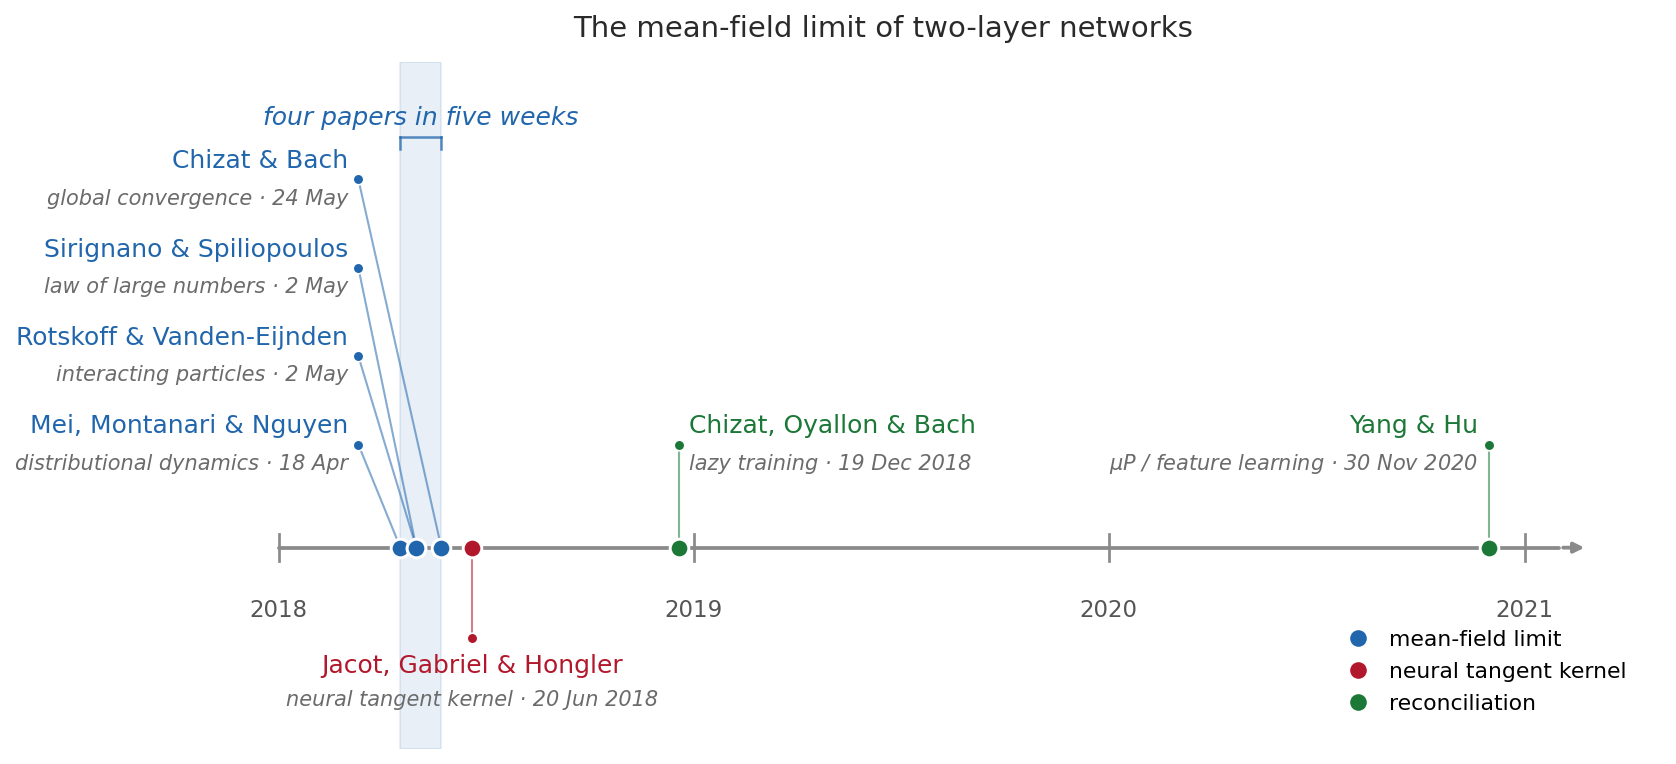

Reproduce this figure in Python.
"""
Timeline of the mean-field limit of two-layer neural networks.

Seven arXiv v1 submissions, spring 2018 to late 2020. The visual point is the
burst at the start: four mean-field papers (blue) landed in a five-week window
in April-May 2018, describing the same object -- the gradient flow of the
network's empirical measure of neurons -- from four angles. Weeks later the
neural tangent kernel (red) offered a rival large-width description, and the
tension between the two was reconciled over the next two years by lazy training
and the muP / feature-learning framework (green).

The four concurrent papers are drawn as a stacked callout in the upper left,
with thin converging leader lines running down to their (nearly coincident)
markers on the time axis; a shaded stripe marks the five-week window. The later,
sparse events sit directly on the axis with short stems.

Output: assets/mean-field-dynamics/timeline.png
"""
import datetime
import matplotlib.pyplot as plt
from matplotlib.lines import Line2D


def dnum(y, m, d):
    """Date -> matplotlib-friendly ordinal day number (1 unit = 1 day)."""
    return datetime.date(y, m, d).toordinal()


# --- palette -------------------------------------------------------------
BLUE  = "#2166ac"   # A: the mean-field limit
RED   = "#b2182b"   # B: the neural tangent kernel (the rival description)
GREEN = "#1b7837"   # C: the reconciliation
MUTED = "#6b6b6b"
AXIS  = "#8a8a8a"

GROUP_COLOR = {"A": BLUE, "B": RED, "C": GREEN}

# --- the seven papers: (date, surnames, descriptor, group, date label) ---
papers = [
    (dnum(2018,  4, 18), "Mei, Montanari & Nguyen",   "distributional dynamics",   "A", "18 Apr"),
    (dnum(2018,  5,  2), "Rotskoff & Vanden-Eijnden", "interacting particles",     "A", "2 May"),
    (dnum(2018,  5,  2), "Sirignano & Spiliopoulos",  "law of large numbers",      "A", "2 May"),
    (dnum(2018,  5, 24), "Chizat & Bach",             "global convergence",        "A", "24 May"),
    (dnum(2018,  6, 20), "Jacot, Gabriel & Hongler",  "neural tangent kernel",     "B", "20 Jun 2018"),
    (dnum(2018, 12, 19), "Chizat, Oyallon & Bach",    "lazy training",             "C", "19 Dec 2018"),
    (dnum(2020, 11, 30), "Yang & Hu",                 r"$\mu$P / feature learning", "C", "30 Nov 2020"),
]

fig, ax = plt.subplots(figsize=(11.5, 5.2))

# --- the time axis -------------------------------------------------------
x_start, x_end = dnum(2018, 1, 1), dnum(2021, 1, 31)
ax.plot([x_start, x_end], [0, 0], color=AXIS, lw=1.8, zorder=1,
        solid_capstyle="round")
ax.annotate("", xy=(x_end + 26, 0), xytext=(x_end, 0),
            arrowprops=dict(arrowstyle="-|>", color=AXIS, lw=1.8))

# year ticks
for yr in range(2018, 2022):
    xt = dnum(yr, 1, 1)
    ax.plot([xt, xt], [-0.14, 0.14], color=AXIS, lw=1.3, zorder=2)
    ax.text(xt, -0.52, str(yr), ha="center", va="top", fontsize=11,
            color="#555555")

# --- the five-week window (Group A) --------------------------------------
band_lo, band_hi = dnum(2018, 4, 18), dnum(2018, 5, 24)
ax.axvspan(band_lo, band_hi, color=BLUE, alpha=0.10, zorder=0)

# a slim bracket over the window, captioned
y_br = 4.18
ax.plot([band_lo, band_hi], [y_br, y_br], color=BLUE, lw=1.2, alpha=0.75, zorder=3)
ax.plot([band_lo, band_lo], [y_br - 0.12, y_br], color=BLUE, lw=1.2, alpha=0.75, zorder=3)
ax.plot([band_hi, band_hi], [y_br - 0.12, y_br], color=BLUE, lw=1.2, alpha=0.75, zorder=3)
ax.text((band_lo + band_hi) / 2, y_br + 0.08, "four papers in five weeks",
        ha="center", va="bottom", fontsize=12, color=BLUE, style="italic")

# --- Group A: stacked callout in the upper left, converging leaders -------
x_dot_A = dnum(2018, 3, 12)          # column where the four callout dots sit
A_levels = [1.05, 1.95, 2.85, 3.75]  # earliest lowest -> latest highest (no crossings)
pad = 9                              # text gap from the dot, in days

for (xm, auth, desc, grp, ds), lvl in zip(papers[:4], A_levels):
    ax.plot([xm, x_dot_A], [0, lvl], color=BLUE, lw=1.0, alpha=0.55, zorder=2,
            solid_capstyle="round")
    ax.scatter([x_dot_A], [lvl], s=26, color=BLUE, zorder=5,
               edgecolor="white", linewidth=0.8)
    ax.text(x_dot_A - pad, lvl + 0.19, auth, ha="right", va="center",
            fontsize=12, color=BLUE)
    ax.text(x_dot_A - pad, lvl - 0.19, f"{desc} · {ds}", ha="right",
            va="center", fontsize=10, color=MUTED, style="italic")

# --- Group B: below the axis (the rival description, opposite side) -------
xB = papers[4][0]
ax.plot([xB, xB], [0, -0.92], color=RED, lw=1.0, alpha=0.55, zorder=2)
ax.scatter([xB], [-0.92], s=26, color=RED, zorder=5,
           edgecolor="white", linewidth=0.8)
ax.text(xB, -1.08, papers[4][1], ha="center", va="top", fontsize=12, color=RED)
ax.text(xB, -1.44, f"{papers[4][2]} · {papers[4][4]}", ha="center",
        va="top", fontsize=10, color=MUTED, style="italic")

# --- Group C: above the axis, short stems --------------------------------
lvl_C = 1.05
# C1 (lazy training): text extends right
xC1, aC1, dC1, _, sC1 = papers[5]
ax.plot([xC1, xC1], [0, lvl_C], color=GREEN, lw=1.0, alpha=0.55, zorder=2)
ax.scatter([xC1], [lvl_C], s=26, color=GREEN, zorder=5,
           edgecolor="white", linewidth=0.8)
ax.text(xC1 + pad, lvl_C + 0.19, aC1, ha="left", va="center",
        fontsize=12, color=GREEN)
ax.text(xC1 + pad, lvl_C - 0.19, f"{dC1} · {sC1}", ha="left",
        va="center", fontsize=10, color=MUTED, style="italic")

# C2 (muP / feature learning): near the right edge, text extends left
xC2, aC2, dC2, _, sC2 = papers[6]
ax.plot([xC2, xC2], [0, lvl_C], color=GREEN, lw=1.0, alpha=0.55, zorder=2)
ax.scatter([xC2], [lvl_C], s=26, color=GREEN, zorder=5,
           edgecolor="white", linewidth=0.8)
ax.text(xC2 - pad, lvl_C + 0.19, aC2, ha="right", va="center",
        fontsize=12, color=GREEN)
ax.text(xC2 - pad, lvl_C - 0.19, f"{dC2} · {sC2}", ha="right",
        va="center", fontsize=10, color=MUTED, style="italic")

# --- markers on the axis (drawn last, on top) ----------------------------
for xm, auth, desc, grp, ds in papers:
    ax.scatter([xm], [0], s=80, color=GROUP_COLOR[grp], zorder=6,
               edgecolor="white", linewidth=1.4)

# --- small colour key ----------------------------------------------------
handles = [
    Line2D([0], [0], marker="o", linestyle="none", markerfacecolor=BLUE,
           markeredgecolor="white", markersize=9, label="mean-field limit"),
    Line2D([0], [0], marker="o", linestyle="none", markerfacecolor=RED,
           markeredgecolor="white", markersize=9, label="neural tangent kernel"),
    Line2D([0], [0], marker="o", linestyle="none", markerfacecolor=GREEN,
           markeredgecolor="white", markersize=9, label="reconciliation"),
]
ax.legend(handles=handles, loc="lower right", frameon=False, fontsize=10.5,
          handletextpad=0.4, labelspacing=0.55, borderaxespad=1.2)

# --- cosmetics -----------------------------------------------------------
ax.set_xlim(dnum(2017, 8, 1), dnum(2021, 5, 1))
ax.set_ylim(-2.05, 4.95)
for s in ax.spines.values():
    s.set_visible(False)
ax.set_xticks([])
ax.set_yticks([])
ax.set_title("The mean-field limit of two-layer networks", fontsize=14,
             color="#2a2a2a", pad=12)

plt.tight_layout()
plt.savefig("assets/mean-field-dynamics/timeline.png", dpi=150,
            bbox_inches="tight", facecolor="white")
plt.close()
print("saved assets/mean-field-dynamics/timeline.png")
